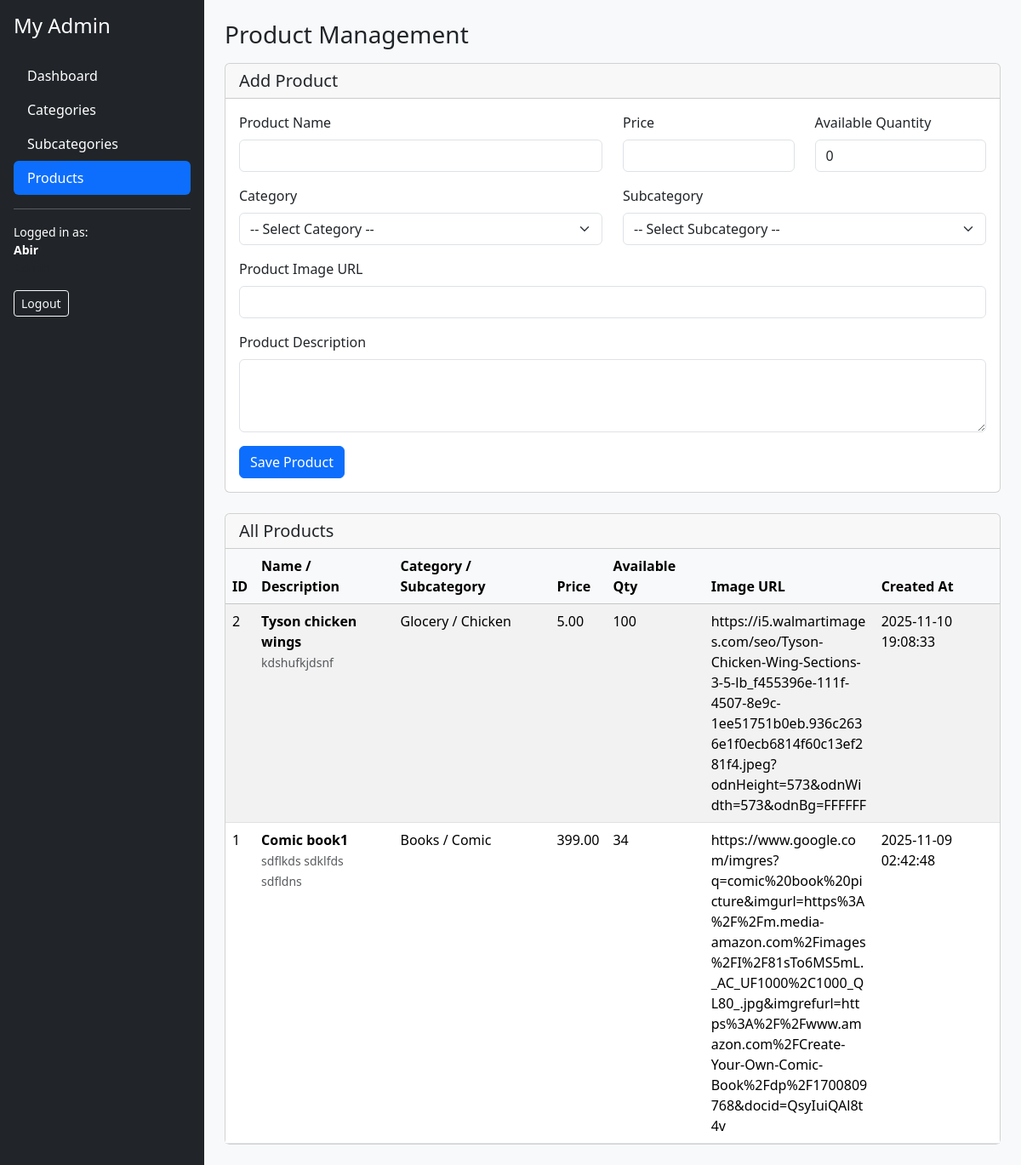
The page /products.php (signed in) on the database its author committed.
### tables this page shows
CREATE TABLE `products` (
  `id` int(10) UNSIGNED NOT NULL,
  `name` varchar(150) NOT NULL,
  `price` decimal(10,2) NOT NULL,
  `available_qty` int(10) UNSIGNED NOT NULL DEFAULT 0,
  `category_id` int(10) UNSIGNED NOT NULL,
  `subcategory_id` int(10) UNSIGNED NOT NULL,
  `product_image_url` varchar(255) DEFAULT NULL,
  `description` text DEFAULT NULL,
  `created_at` timestamp NOT NULL DEFAULT current_timestamp()
);

CREATE TABLE `categories` (
  `id` int(10) UNSIGNED NOT NULL,
  `name` varchar(100) NOT NULL,
  `description` varchar(255) DEFAULT NULL,
  `created_at` timestamp NOT NULL DEFAULT current_timestamp()
);

CREATE TABLE `subcategories` (
  `id` int(10) UNSIGNED NOT NULL,
  `category_id` int(10) UNSIGNED NOT NULL,
  `name` varchar(100) NOT NULL,
  `description` varchar(255) DEFAULT NULL,
  `created_at` timestamp NOT NULL DEFAULT current_timestamp()
);

### products.php (the view, shortened to what this page needs)
<?php
require 'config.php';
$prodStmt = $pdo->query("
    SELECT p.id, p.name, p.price, p.available_qty, p.product_image_url, p.description, p.created_at,
           c.name AS category_name, s.name AS subcategory_name
    FROM products p
    JOIN categories c ON p.category_id = c.id
    JOIN subcategories s ON p.subcategory_id = s.id
    ORDER BY p.id DESC
");
$products = $prodStmt->fetchAll(PDO::FETCH_ASSOC);
?>
<!DOCTYPE html>
<html lang="en">
<head>
    <link rel="stylesheet" href="https://cdn.jsdelivr.net/npm/bootstrap@5.3.3/dist/css/bootstrap.min.css">
</head>
<body>
<div class="d-flex">
    <?php include 'sidebar.php'; ?>
    <main class="flex-grow-1 bg-light p-4">
        <h3 class="mb-3">Product Management</h3>
        <?php if (!$isAdminOrManager): ?>
            <div class="alert alert-danger">
                You have no access to this URL.
            </div>
        <?php else: ?>
            <div class="card mb-4">
                <div class="card-header">
                    <h5 class="mb-0">Add Product</h5>
                </div>
                <div class="card-body">
                    <form method="post">
                        <div class="row">
                            <div class="col-md-6 mb-3">
                                <label class="form-label">Product Name</label>
                                <input type="text" name="name" class="form-control"
                                       value="<?= htmlspecialchars($_POST['name'] ?? '') ?>" required>
                            </div>
                            <div class="col-md-3 mb-3">
                                <label class="form-label">Price</label>
                                <input type="text" name="price" class="form-control"
                                       value="<?= htmlspecialchars($_POST['price'] ?? '') ?>" required>
                            </div>
                            <div class="col-md-3 mb-3">
                                <label class="form-label">Available Quantity</label>
                                <input type="number" name="available_qty" min="0" class="form-control"
                                       value="<?= htmlspecialchars($_POST['available_qty'] ?? '0') ?>" required>
                            </div>
                        </div>
                        <div class="row">
                            <div class="col-md-6 mb-3">
                                <label class="form-label">Category</label>
                                <select name="category_id" class="form-select" required>
                                    <option value="">-- Select Category --</option>
                                </select>
                            </div>
                            <div class="col-md-6 mb-3">
                                <label class="form-label">Subcategory</label>
                                <select name="subcategory_id" class="form-select" required>
                                    <option value="">-- Select Subcategory --</option>
                                </select>
                            </div>
                        </div>
                        <div class="mb-3">
                            <label class="form-label">Product Image URL</label>
                            <input type="text" name="product_image_url" class="form-control"
                                   value="<?= htmlspecialchars($_POST['product_image_url'] ?? '') ?>">
                        </div>
                        <div class="mb-3">
                            <label class="form-label">Product Description</label>
                            <textarea name="description" class="form-control" rows="3"><?= htmlspecialchars($_POST['description'] ?? '') ?></textarea>
                        </div>
                        <button type="submit" class="btn btn-primary">Save Product</button>
                    </form>
                </div>
            </div>
            <div class="card">
                <div class="card-header">
                    <h5 class="mb-0">All Products</h5>
                </div>
                <div class="card-body p-0">
                    <div class="table-responsive">
                        <table class="table table-striped mb-0">
                            <thead class="table-light">
                            <tr>
                                <th>ID</th>
                                <th>Name / Description</th>
                                <th>Category / Subcategory</th>
                                <th>Price</th>
                                <th>Available Qty</th>
                                <th>Image URL</th>
                                <th>Created At</th>
                            </tr>
                            </thead>
                            <tbody>
                            <?php if (empty($products)): ?>
                                <tr>
                                    <td colspan="7" class="text-center py-3">No products found.</td>
                                </tr>
                            <?php else: ?>
                                <?php foreach ($products as $p): ?>
                                    <tr>
                                        <td><?= $p['id'] ?></td>
                                        <td>
                                            <strong><?= htmlspecialchars($p['name']) ?></strong><br>
                                            <small class="text-muted">
                                                <?= nl2br(htmlspecialchars($p['description'] ?? '')) ?>
                                            </small>
                                        </td>
                                        <td>
                                            <?= htmlspecialchars($p['category_name']) ?>
                                            /
                                            <?= htmlspecialchars($p['subcategory_name']) ?>
                                        </td>
                                        <td><?= number_format($p['price'], 2) ?></td>
                                        <td><?= $p['available_qty'] ?></td>
                                        <td style="max-width: 200px; word-wrap: break-word;">
                                            <?= htmlspecialchars($p['product_image_url']) ?>
                                        </td>
                                        <td><?= htmlspecialchars($p['created_at']) ?></td>
                                    </tr>
                                <?php endforeach; ?>
                            <?php endif; ?>
                            </tbody>
                        </table>
                    </div>
                </div>
            </div>
        <?php endif; ?>
    </main>
</div>
</body>
</html>

### rows shown on the page
products: id "2", name "Tyson chicken wings", description "kdshufkjdsnf", category.name "Glocery", subcategory.name "Chicken", price "5.00", available_qty "100", product_image_url "https://i5.walmartimages.com/seo/Tyson-Chicken-Wing-Sections-3-5-lb_f455396e-111f-4507-8e9c-1ee51751b0eb.936c2636e1f0ecb6814f60c13ef281f4.jpeg?odnHeight=573&odnWidth=573&odnBg=FFFFFF", created_at "2025-11-10 19:08:33"
products: id "1", name "Comic book1", description "sdflkds sdklfds sdfldns", category.name "Books", subcategory.name "Comic", price "399.00", available_qty "34", product_image_url "https://www.google.com/imgres?q=comic%20book%20picture&imgurl=https%3A%2F%2Fm.media-amazon.com%2Fimages%2FI%2F81sTo6MS5mL._AC_UF1000%2C1000_QL80_.jpg&imgrefurl=https%3A%2F%2Fwww.amazon.com%2FCreate-Your-Own-Comic-Book%2Fdp%2F1700809768&docid=QsyIuiQAl8t4v", created_at "2025-11-09 02:42:48"

### other values the page prints
$_SESSION['user_name'] "Abir"
